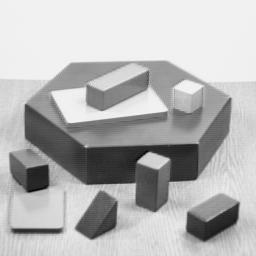
#> input picture cwd/blox.jpg, 256 x 256 px, found by its file name
$ python 06-fast.py
#> lines starting #> are read from the running program, lines starting #| are printed output that depends on the picture
import numpy as np
import cv2 as cv
import matplotlib.pyplot as plt

# Paper:
# http://dev.ipol.im/~reyotero/bib/bib_all/2008_Roster_Porter_Drummond_faster_better_corner_detection.pdf
#
# FAST algorithm not like SIFT/SURF in two points
# 1. FAST is focusing on looking at potential corners, fast enough in real-time
# 2. FAST does not contain a descriptor design like SIFT
#
# FAST algorithm has two versions in 2006 and 2010
# 2006: it just gives a proposal on how to search a corner point
# 2010: it improves the accuracy with machine learning
#
#
# HERE WE ILLUSTRATE SOME IMPORT SENTENCE IN THE ARTICLE
#
# SENTENCE 1:
#
# From the article, we know the essential definition:
#
# "The original detector classifies p as a corner
# if there exists a set of n contiguous pixels in the circle
# which are all brighter than the intensity of
# the candidate pixel Ip plus a threshold t, or all darker than Ip − t"
#
# comment:
# n: n = 12 in this case
# Ip: Intensity of Pixel(Point) what means a gray value
# t: threshold, filter is [0, Ip - t) & (Ip + t, 255]
#
# SENTENCE 2:
#
# Now the problem convert to "how to detect the contiguous pixels fast"
# answer is detecting with diagonal points of the 16 pixels
# the article said:
#
# "The high-speed test examines pixels 1 and 9.
# If both of these are within t if Ip,
# then p can not be a corner.
# If p can still be a corner, pixels 5 and 13 are examined.
# If p is a corner then
# at least three of these must all be brighter than Ip + t
# or darker than Ip − t.
# If neither of these is the case, then p cannot be a corner."
#
#
# BUT THERE ARE SOME WEAKNESSES
#
# if more details, please read the article & document
# 1. not good when n != 12 (article)
# 2. not optimal (article)
# 3. data waste (document)
# 4. too close (article)
#
# HOW TO SOLVE THESE WEAKNESSES
#
# 1,2,3: use machine learning ID3 algorithm to create a decision tree
# 4: use the nonmax suppression to refine the result
#
# ID3 algorithm:
# 1. train from some images contain keypoint
# 2. create a table of point1, intensity, a new bool value indict if it is a keypoint
# 3. use the formula Hg = H(P) − H(Pd) − H(Ps) − H(Pb) calculate the gain
# 4. once the "decision tree" is created, can be used in FAST
#
# nonmax suppression:
# sum the area intensity around every p, then keep the max in a distance
#
#

# read
img = cv.imread("blox.jpg", cv.IMREAD_COLOR)
#> img is the input picture: shape (256, 256, 3); min 0, max 252, mean 182.8
img = cv.cvtColor(img, cv.COLOR_BGR2RGB)
gray = cv.cvtColor(img, cv.COLOR_RGB2GRAY)

# Initiate FAST object with default values
fast = cv.FastFeatureDetector_create()

# find and draw the keypoints
kp = fast.detect(gray, None)
#> kp = 431 keypoints; strongest (x, y, size): (139, 162, 7), (86, 146, 7), (168, 159, 7), (47, 165, 7)
result = cv.drawKeypoints(img, kp, None, color=(255, 0, 0))
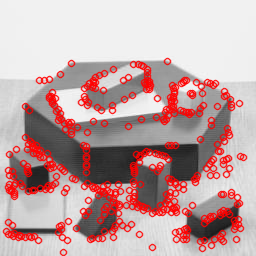
#> result: shape (256, 256, 3); mean R, G, B 194.8, 164.3, 164.3

# Print all default params
print("Threshold: {}".format(fast.getThreshold()))
print("nonmaxSuppression:{}".format(fast.getNonmaxSuppression()))
print("neighborhood: {}".format(fast.getType()))
print("Total Keypoints with nonmaxSuppression: {}".format(len(kp)))
#| Total Keypoints with nonmaxSuppression: 431

# Disable nonmaxSuppression
fast.setNonmaxSuppression(False)
kp = fast.detect(gray, None)
#> kp = 1575 keypoints; strongest (x, y, size): (167, 61, 7), (70, 62, 7), (71, 62, 7), (70, 63, 7)
disable = cv.drawKeypoints(img, kp, None, color=(255, 0, 0))
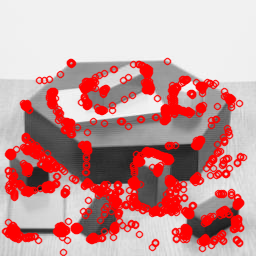
#> disable: shape (256, 256, 3); mean R, G, B 202, 153.5, 153.5
print("Total Keypoints without nonmaxSuppression: {}".format(len(kp)))
#| Total Keypoints without nonmaxSuppression: 1575

# show
plt.subplot(2, 2, 1), plt.imshow(img), plt.title("img")
plt.subplot(2, 2, 2), plt.imshow(result), plt.title("Enable NonmaxSuppression")
plt.subplot(2, 2, 3), plt.imshow(disable), plt.title("Disable NonmaxSuppression")
plt.show()
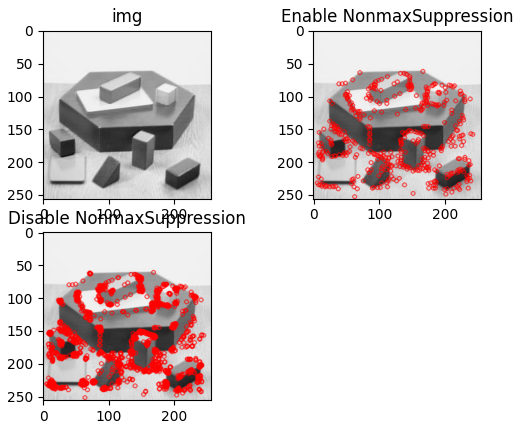
#> figure drawn by matplotlib, 3 panels
